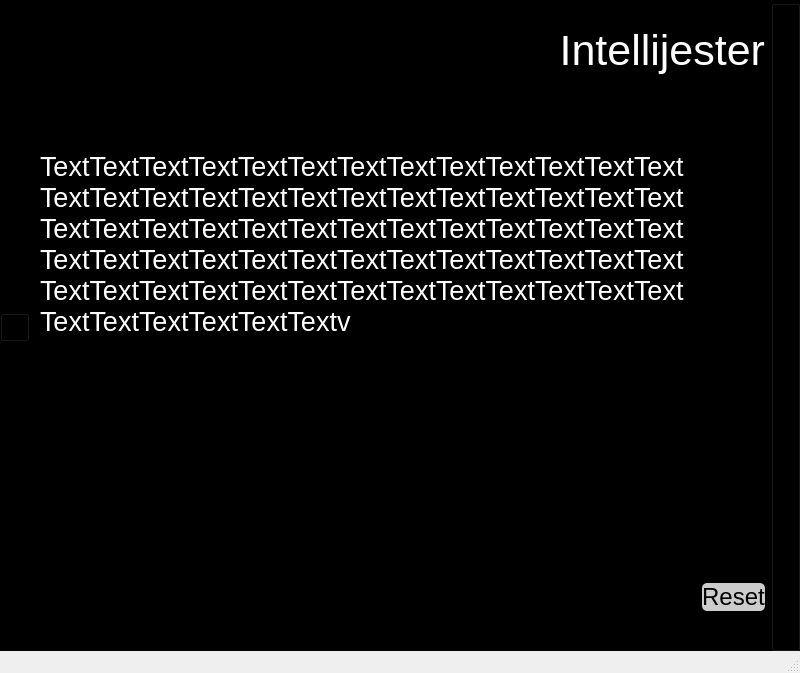
<?xml version="1.0" encoding="UTF-8"?>
<ui version="4.0">
 <class>MainWindow</class>
 <widget class="QMainWindow" name="MainWindow">
  <property name="geometry">
   <rect>
    <x>0</x>
    <y>0</y>
    <width>800</width>
    <height>673</height>
   </rect>
  </property>
  <property name="windowTitle">
   <string>MainWindow</string>
  </property>
  <widget class="QWidget" name="centralwidget">
   <property name="styleSheet">
    <string notr="true">background-color: rgb(0, 0, 0);</string>
   </property>
   <layout class="QHBoxLayout" name="horizontalLayout">
    <property name="margin">
     <number>0</number>
    </property>
    <item>
     <widget class="QGroupBox" name="verticalGroupBox_2">
      <property name="sizePolicy">
       <sizepolicy hsizetype="Maximum" vsizetype="Maximum">
        <horstretch>3</horstretch>
        <verstretch>0</verstretch>
       </sizepolicy>
      </property>
      <layout class="QVBoxLayout" name="verticalLayout"/>
     </widget>
    </item>
    <item>
     <layout class="QVBoxLayout" name="verticalLayout_3">
      <item>
       <layout class="QVBoxLayout" name="verticalLayout_4">
        <item>
         <layout class="QHBoxLayout" name="horizontalLayout_2">
          <item>
           <widget class="QLabel" name="label_2">
            <property name="sizePolicy">
             <sizepolicy hsizetype="Ignored" vsizetype="Fixed">
              <horstretch>0</horstretch>
              <verstretch>0</verstretch>
             </sizepolicy>
            </property>
            <property name="minimumSize">
             <size>
              <width>100</width>
              <height>100</height>
             </size>
            </property>
            <property name="maximumSize">
             <size>
              <width>547</width>
              <height>16777215</height>
             </size>
            </property>
            <property name="text">
             <string/>
            </property>
            <property name="pixmap">
             <pixmap>../assets/NeutralFaceSmall.png</pixmap>
            </property>
           </widget>
          </item>
          <item>
           <widget class="QLabel" name="label">
            <property name="minimumSize">
             <size>
              <width>0</width>
              <height>100</height>
             </size>
            </property>
            <property name="font">
             <font>
              <pointsize>32</pointsize>
             </font>
            </property>
            <property name="styleSheet">
             <string notr="true">color: rgb(255, 255, 255);</string>
            </property>
            <property name="text">
             <string>Intellijester</string>
            </property>
            <property name="alignment">
             <set>Qt::AlignRight|Qt::AlignTrailing|Qt::AlignVCenter</set>
            </property>
           </widget>
          </item>
         </layout>
        </item>
        <item>
         <spacer name="verticalSpacer_2">
          <property name="orientation">
           <enum>Qt::Vertical</enum>
          </property>
          <property name="sizeType">
           <enum>QSizePolicy::Minimum</enum>
          </property>
          <property name="sizeHint" stdset="0">
           <size>
            <width>20</width>
            <height>40</height>
           </size>
          </property>
         </spacer>
        </item>
        <item>
         <layout class="QHBoxLayout" name="horizontalLayout_4">
          <item>
           <widget class="QTextBrowser" name="textBrowser">
            <property name="styleSheet">
             <string notr="true">color: rgb(255, 255, 255);</string>
            </property>
            <property name="html">
             <string>&lt;!DOCTYPE HTML PUBLIC &quot;-//W3C//DTD HTML 4.0//EN&quot; &quot;http://www.w3.org/TR/REC-html40/strict.dtd&quot;&gt;
&lt;html&gt;&lt;head&gt;&lt;meta name=&quot;qrichtext&quot; content=&quot;1&quot; /&gt;&lt;style type=&quot;text/css&quot;&gt;
p, li { white-space: pre-wrap; }
&lt;/style&gt;&lt;/head&gt;&lt;body style=&quot; font-family:'Ubuntu'; font-size:11pt; font-weight:400; font-style:normal;&quot;&gt;
&lt;p style=&quot; margin-top:0px; margin-bottom:0px; margin-left:0px; margin-right:0px; -qt-block-indent:0; text-indent:0px;&quot;&gt;&lt;span style=&quot; font-size:20pt;&quot;&gt;TextTextTextTextTextTextTextTextTextTextTextTextTextTextTextTextTextTextTextTextTextTextTextTextTextTextTextTextTextTextTextTextTextTextTextTextTextTextTextTextTextTextTextTextTextTextTextTextTextTextTextTextTextTextTextTextTextTextTextTextTextTextTextTextTextTextTextTextTextTextTextv&lt;/span&gt;&lt;/p&gt;&lt;/body&gt;&lt;/html&gt;</string>
            </property>
           </widget>
          </item>
          <item alignment="Qt::AlignBottom">
           <widget class="QPushButton" name="pushButton">
            <property name="sizePolicy">
             <sizepolicy hsizetype="Fixed" vsizetype="Fixed">
              <horstretch>0</horstretch>
              <verstretch>0</verstretch>
             </sizepolicy>
            </property>
            <property name="font">
             <font>
              <pointsize>18</pointsize>
             </font>
            </property>
            <property name="styleSheet">
             <string notr="true">background-color: rgb(204, 204, 204);
color: rgb(0, 0, 0);
border-radius: 5</string>
            </property>
            <property name="text">
             <string>Reset</string>
            </property>
           </widget>
          </item>
         </layout>
        </item>
        <item>
         <spacer name="verticalSpacer">
          <property name="orientation">
           <enum>Qt::Vertical</enum>
          </property>
          <property name="sizeType">
           <enum>QSizePolicy::Fixed</enum>
          </property>
          <property name="sizeHint" stdset="0">
           <size>
            <width>20</width>
            <height>40</height>
           </size>
          </property>
         </spacer>
        </item>
       </layout>
      </item>
     </layout>
    </item>
    <item>
     <widget class="QGroupBox" name="verticalGroupBox">
      <property name="sizePolicy">
       <sizepolicy hsizetype="Fixed" vsizetype="Preferred">
        <horstretch>0</horstretch>
        <verstretch>0</verstretch>
       </sizepolicy>
      </property>
      <layout class="QVBoxLayout" name="verticalLayout_2"/>
     </widget>
    </item>
   </layout>
  </widget>
  <widget class="QMenuBar" name="menubar">
   <property name="geometry">
    <rect>
     <x>0</x>
     <y>0</y>
     <width>800</width>
     <height>25</height>
    </rect>
   </property>
  </widget>
  <widget class="QStatusBar" name="statusbar"/>
 </widget>
 <resources/>
 <connections>
  <connection>
   <sender>pushButton</sender>
   <signal>clicked()</signal>
   <receiver>MainWindow</receiver>
   <slot>close()</slot>
   <hints>
    <hint type="sourcelabel">
     <x>735</x>
     <y>587</y>
    </hint>
    <hint type="destinationlabel">
     <x>399</x>
     <y>336</y>
    </hint>
   </hints>
  </connection>
 </connections>
</ui>
